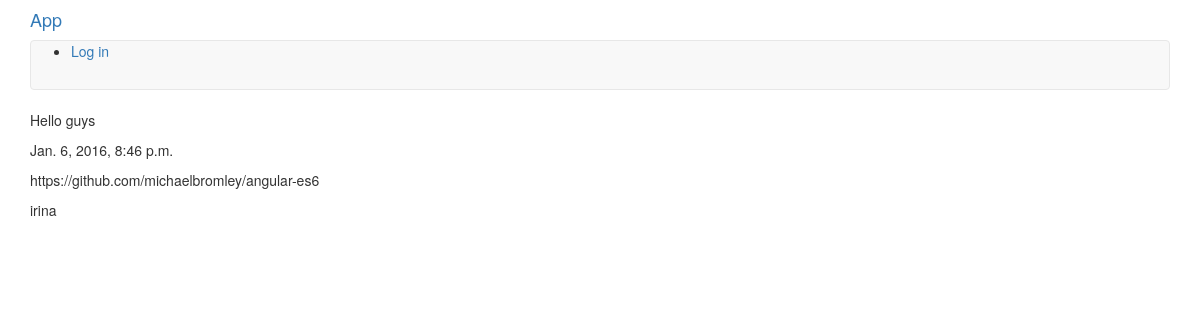
Screenshot of /3/ with the database file from the repository.
### blat/models.py (models this page shows, shortened)
class Blat(models.Model):
    text = models.TextField()
    created_on = models.DateTimeField(auto_now_add=True)
    via = models.URLField(blank=True)
    created_by = models.ForeignKey(User)

### blat/views.py (the view)
# urls.py: url(r'^(?P<pk>[0-9]+)/$', views.DetailView.as_view(), name='detail'),
class DetailView(generic.DetailView):
    model = Blat
    template_name = 'blat/detail.html'
    context_object_name = 'blat'

### blat/templates/blat/detail.html
{% extends 'blat/head.html' %}
{% block content %}
    <p>{{ blat.text }}</p>
    <p>{{ blat.created_on }}</p>
    <p>{{ blat.via }}</p>
    <p>{{ blat.created_by }}</p>
{% endblock %}

### rows the page displays
Blat: text "Hello guys", created_on "Jan. 6, 2016, 8:46 p.m.", via "https://github.com/michaelbromley/angular-es6", created_by "irina"
